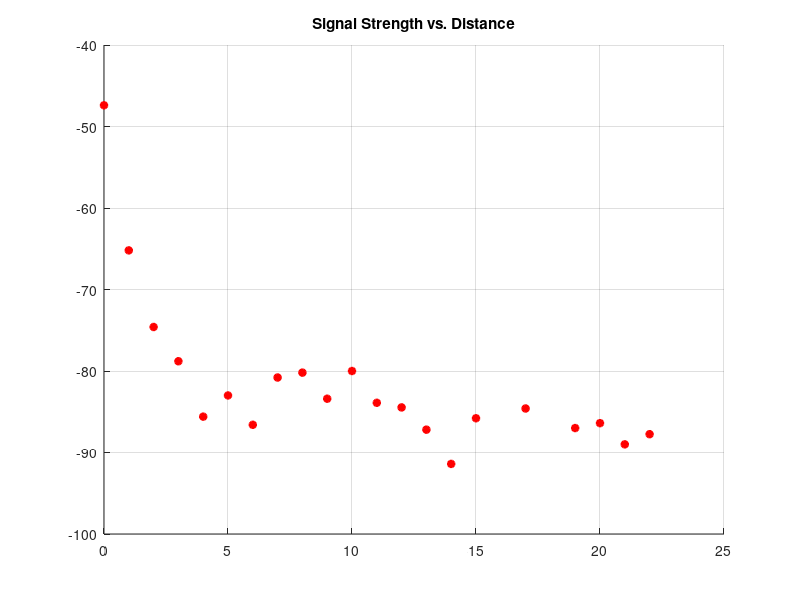

The MATLAB source for this figure: (Note: this script raises an error after producing the figure.)
%/*
%  FILE: test_fence_analysis.m
%  VERSION: 1.0.0
%  TEST DATE: 4 March 2023
%  DATE: 5 March 2023
%  PROJECT: Distributed Fence Monitor Capstone
%  AUTHORS: Briellyn Braithwaite
%  DESCRIPTION: Superceded by Improved RSSI tests
%*/
%% Load Data
clearvars
close all
load('fence_3.mat')
% Requirements: Curve Fitting Toolbox

% Conditions: SF7BW125, TX=15

% test 1: on the ground going down the fence
% test 2: tried holding vertical?

% test 3: went down fence, holding antenna vertically (parallel) (best)

%% Error Corrections

fenceWidth = 10; % ft (?)

%% Plots

figure, hold on
grid on

x = databuf.panel;
y = databuf.rssi;

% plot mean at each panel only
for p=min(databuf.panel):max(databuf.panel)
    acc = 0;
    n = 0;
    for m = 1:length(databuf.panel)
        if(databuf.panel(m) == p)
            acc = acc + databuf.rssi(m);
            n = n + 1;
        end
    end
    if(n > 0)
        plot(p, acc/n, 'r*', 'linewidth', 2)
    end
end

title('Signal Strength vs. Distance')
subtitle('Configuration: SF7BW125, Tx = 15, 5 Samples')
xlabel('Distance Between Transceivers (Panels)')
ylabel('Mean RSSI (dB mW)')
xticks(0:1:25)
yticks(-120:5:-45)
